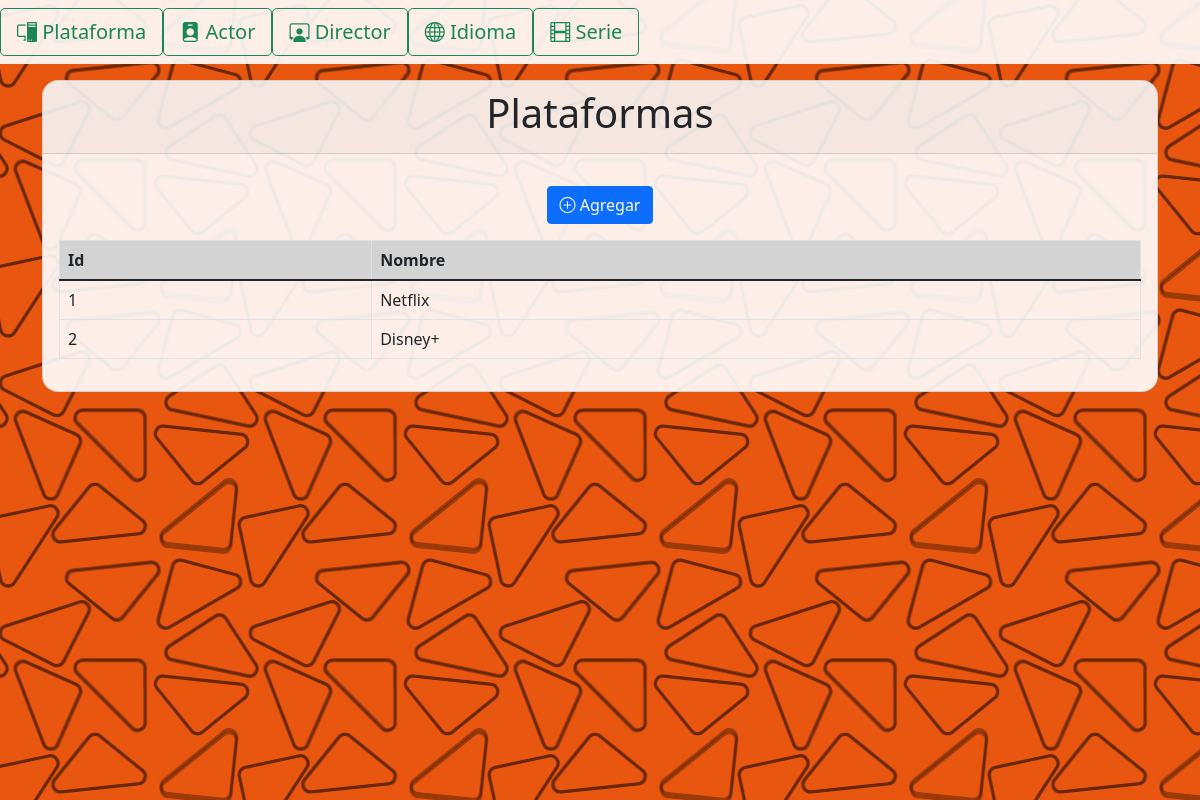
Page /Views/Plataforma/Plataforma.php on the committed database.
### tables this page shows
CREATE TABLE `plataforma` (
  `id` int(11) NOT NULL AUTO_INCREMENT,
  `nombre` varchar(64) DEFAULT NULL,
  PRIMARY KEY (`id`)
);

### Views/Plataforma/Componentes/Tabla.php (the view)
<table class="table table-bordered">
  <thead class="thead-light">
    <tr>
      <th scope="col">Id</th>
      <th scope="col">Nombre</th>
    </tr>
  </thead>
  <tbody>
    <?php
      $query = "SELECT * FROM Plataforma";
      $results = mysqli_query($conexion, $query);
      while($row = mysqli_fetch_array($results)){ ?>
        <tr>
          <td><?php echo $row['id']; ?></td>
          <td><?php echo $row['nombre']; ?></td>
        </tr>
      <?php } ?>
  </tbody>
</table>

### Styles/styles.css (style rules this page uses)
.thead-light { background-color: lightgray; }
table.table { max-height: 60vh; overflow-y: auto; }

### rows in the picture
plataforma: id "1", nombre "Netflix"
plataforma: id "2", nombre "Disney+"
